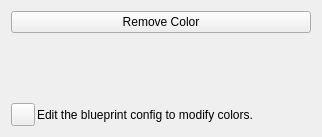
<?xml version="1.0" encoding="UTF-8"?>
<ui version="4.0">
 <class>QuickColorEditor</class>
 <widget class="QWidget" name="QuickColorEditor">
  <property name="geometry">
   <rect>
    <x>0</x>
    <y>0</y>
    <width>322</width>
    <height>137</height>
   </rect>
  </property>
  <property name="minimumSize">
   <size>
    <width>250</width>
    <height>100</height>
   </size>
  </property>
  <property name="windowTitle">
   <string>Form</string>
  </property>
  <layout class="QVBoxLayout" name="verticalLayout_4">
   <property name="spacing">
    <number>2</number>
   </property>
   <item>
    <widget class="QPushButton" name="remove_btn">
     <property name="statusTip">
      <string>Remove the override color from the selected nodes.</string>
     </property>
     <property name="text">
      <string>Remove Color</string>
     </property>
    </widget>
   </item>
   <item>
    <layout class="QGridLayout" name="color_btns_layout"/>
   </item>
   <item>
    <spacer name="verticalSpacer_4">
     <property name="orientation">
      <enum>Qt::Vertical</enum>
     </property>
     <property name="sizeType">
      <enum>QSizePolicy::Expanding</enum>
     </property>
     <property name="sizeHint" stdset="0">
      <size>
       <width>20</width>
       <height>10</height>
      </size>
     </property>
    </spacer>
   </item>
   <item>
    <layout class="QHBoxLayout" name="horizontalLayout">
     <item>
      <widget class="QToolButton" name="edit_config_btn">
       <property name="text">
        <string/>
       </property>
       <property name="icon">
        <iconset resource="resources.qrc">
         <normaloff>:/res/action_editor.svg</normaloff>:/res/action_editor.svg</iconset>
       </property>
      </widget>
     </item>
     <item>
      <widget class="QLabel" name="help_label">
       <property name="text">
        <string>Edit the blueprint config to modify colors.</string>
       </property>
       <property name="cssClasses" stdset="0">
        <string>help</string>
       </property>
      </widget>
     </item>
    </layout>
   </item>
  </layout>
 </widget>
 <resources>
  <include location="resources.qrc"/>
 </resources>
 <connections/>
</ui>
